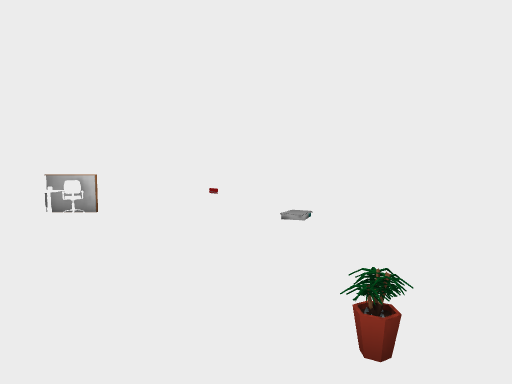
View 1 (above)

17 first-person views from a walk through a scene from a Unity 3-D project. The camera is 1.5 m above the floor, tilts 4° down and sees 75° across. The floor is counted in squares, 1 m on a side. Each view is taken from the middle of a square. On the plan, view 1 faces up. The plan holds only what a view shows up to about 15 squares ahead; the rest is blank.

View 2
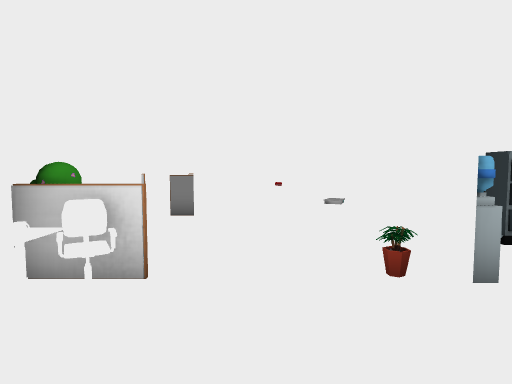

View 3
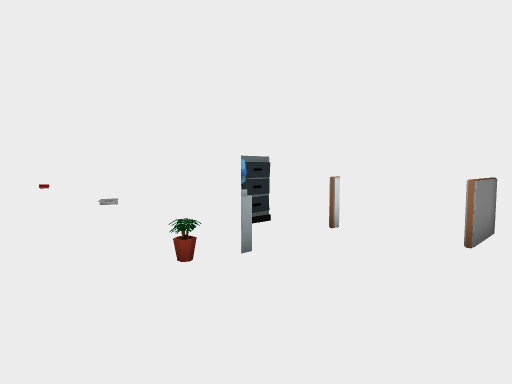

View 4
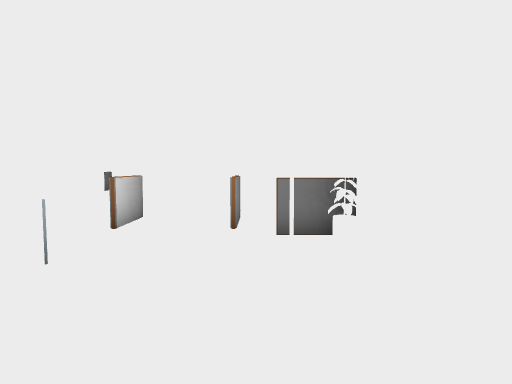

View 5
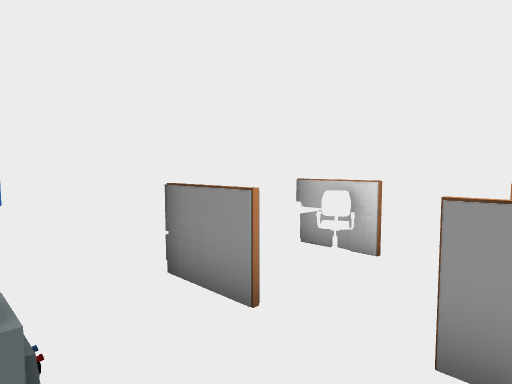

View 6
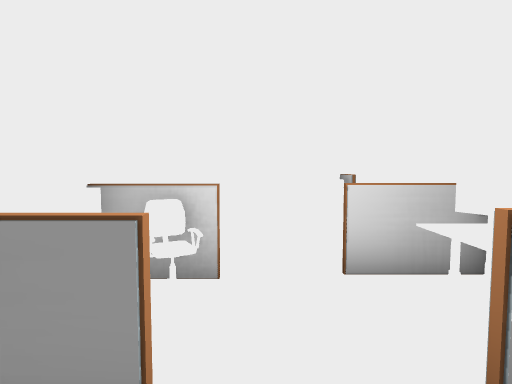

View 7
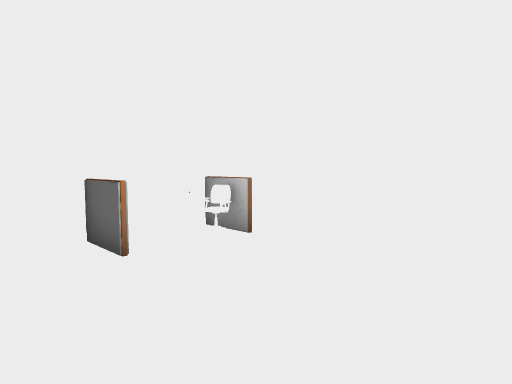

View 8
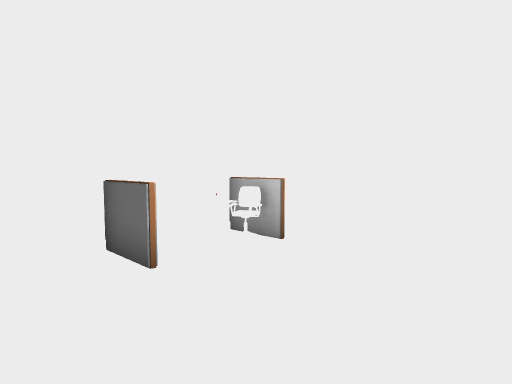

View 9
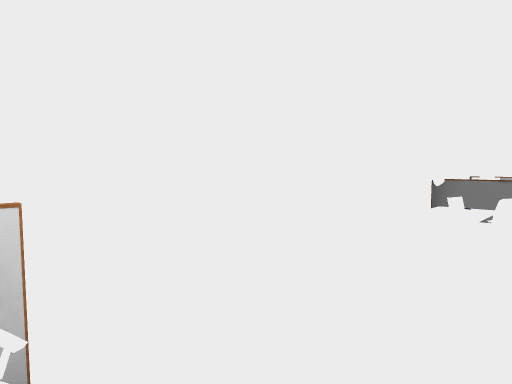

View 10
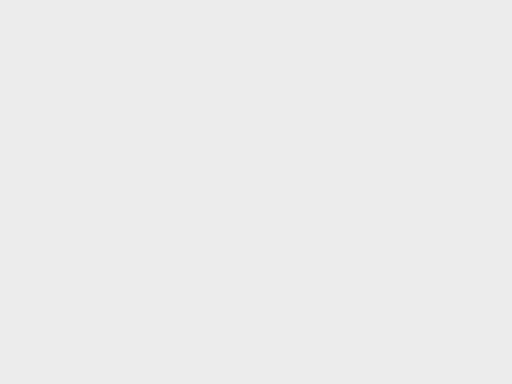

View 11
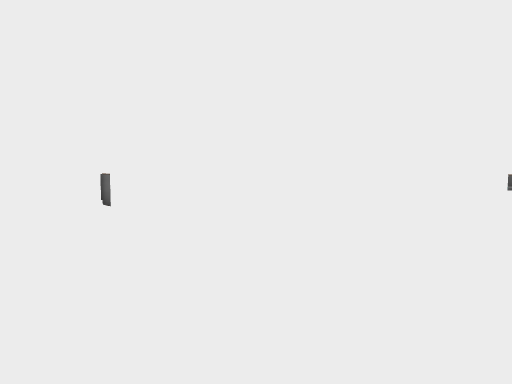

View 12
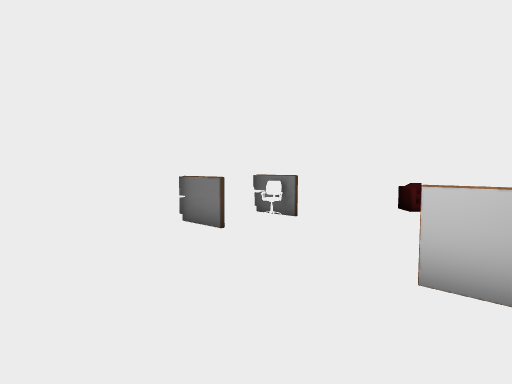

View 13
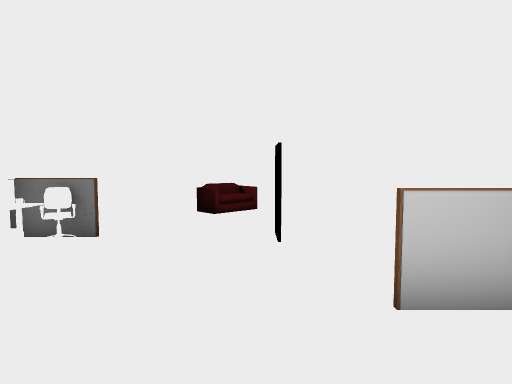

View 14
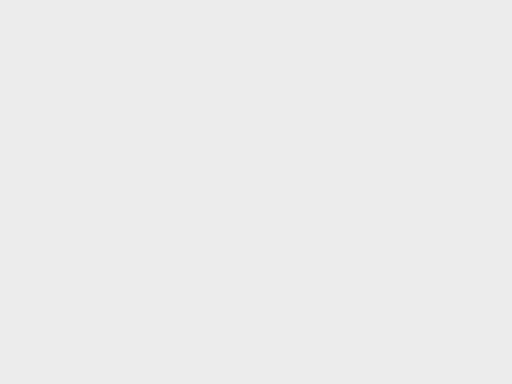

View 15
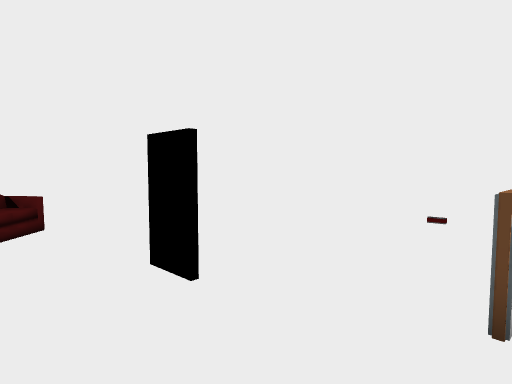

View 16
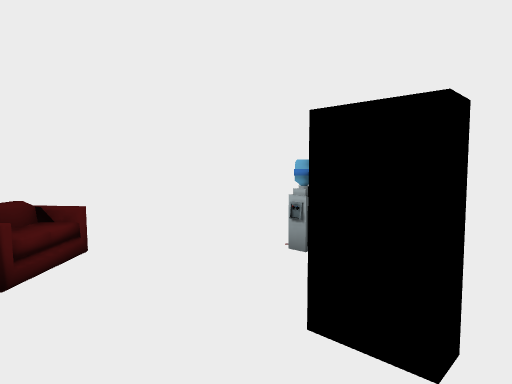

View 17
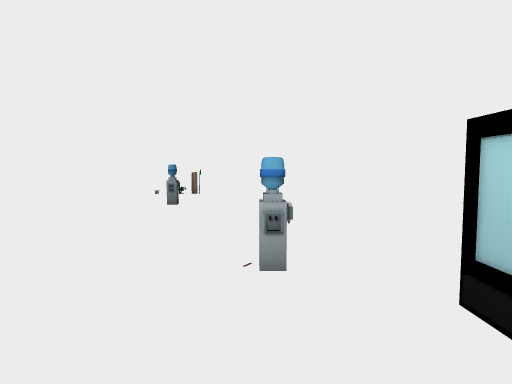

### Floor plan
Points are (right, up) in squares from view 1. A wall is a line through its corners. A room is listed if a view was taken in it or the views show most of it. See-through windows are left out.
Room 1 (views 1, 2, 3, 4, 5, 6, 7, 8, 9, 10, 11, 12, 13, 14)
walls: (-1.7, 11.6) (-3.7, 11.6); (2.5, 5.4) (1.9, 5.4); (4.4, 6.6) (4.4, 7.5); (-1.8, 5.4) (-2.4, 5.4); (-2.3, 5.6) (-1.6, 5.6) (-1.6, 9.6); (-3.1, 11.8) (-1.6, 11.8); (-0.6, 14.6) (0.5, 14.6); (7.4, 9.5) (7.4, 10.6); (-4.4, 4.5) (-4.4, 3.4); (7.2, 5.4) (6.6, 5.4) (6.6, 5.6) (7.2, 5.6); (-3.5, 14.6) (-2.3, 14.6); (-3.8, 14.4) (-5, 14.4) (-5, 14.8); (7.4, 12.5) (7.4, 13.6); (4.4, 15.5) (4.4, 17.2); (7.4, 4.6) (7.4, 7.6); (1.4, 17.6) (1.4, 18.5); (4.6, 17.4) (4.6, 15.5); (8.4, 14.6) (9.6, 14.6); (-7.4, 13.5) (-7.4, 12.4); (6.5, 17.4) (2.4, 17.4); (6.6, -0.5) (5.5, -0.5); (-4.7, 18.5) (-4.7, 19.5); (11.6, 12.6) (12.5, 12.6); (-7.4, 16.5) (-7.4, 15.4); (4.4, -2.5) (4.4, -1.5); (9.6, 17.4) (8.5, 17.4); (1.4, -3.3) (1.4, -2.5); (2.4, -3.4) (3.2, -3.4); (7.4, -2.5) (7.4, -1.5); (-7.4, 19.5) (-7.4, 18.4); (12.6, 17.4) (11.5, 17.4); (16.4, 14.6) (16.4, 16.4)
ways out: opening at (8.5, 3.5) to room 2; opening at (14, 13) to room 2
objects: other object (-8, 8) to (-8, 9); other object (-8, 11) to (-8, 12); other object (-8, 14) to (-8, 15); other object (-8, 17) to (-8, 18); other object (-7, 7); other object (-7, 8); other object (-7, 9) to (-6, 9); other object (-7, 10); other object (-7, 11); other object (-7, 20); other object (-6, 6) to (-6, 7); other object (-6, 10); other object (-6, 11); other object (-6, 19); other object (-6, 20); other object (-5, 2) to (-5, 3); other object (-5, 5); other object (-5, 6) to (-4, 6); other object (-5, 20); other object (-5, 21) to (-4, 21); other object (-4, 0) to (-3, 0); other object (-4, 2); other object (-4, 3); other object (-4, 13); other object (-4, 20); other object (-3, 2); other object (-3, 9); other object (-3, 10); other object (-3, 11) to (-2, 11); other object (-3, 13); other object (-3, 14); other object (-3, 20); other object (-2, 10); other object (-2, 14); other object (-2, 19); other object (-2, 20); other object (-2, 21) to (-1, 21); other object (-1, -3) to (0, -3); other object (-1, 5); other object (-1, 6); other object (-1, 8) to (-1, 9); other object (-1, 11) to (-1, 12); other object (-1, 14); other object (-1, 20); other object (0, 5) to (1, 5); other object (0, 19); other object (0, 20); other object (1, -4) to (2, -4); other object (1, 2) to (1, 3); other object (1, 6); other object (1, 14); other object (1, 19) to (1, 20); other object (2, 3); other object (2, 18); other object (4, -4) to (5, -4); other object (4, -3); other object (4, 5) to (5, 5); other object (4, 6); other object (4, 8) to (4, 9); other object (4, 11) to (5, 12); other object (4, 14) to (4, 15); other object (4, 18) to (5, 18); other object (6, 0); other object (6, 1); other object (6, 2) to (7, 2); other object (6, 3); other object (7, -1); other object (7, 0); other object (7, 1); other object (7, 3); other object (7, 18) to (8, 18); other object (8, -1) to (8, 0); other object (8, 2); other object (8, 8) to (8, 9); other object (8, 11) to (8, 12); other object (8, 14); other object (10, 14); other object (10, 18) to (11, 18); other object (13, 18) to (14, 18)
Room 2 (views 15, 16, 17)
walls: (12.5, 9.5) (13.5, 9.5); (10.6, 7.5) (10.6, 6.4); (17.4, 5.6) (18.2, 5.6); (18.4, 8.8) (19.4, 8.8) (19.4, 9.6); (17.5, 11.8) (19.4, 11.8) (19.4, 12.6); (9.5, 5.4) (8.7, 5.4); (14.2, 2.6) (16.4, 2.6); (11.5, 2.6) (12.6, 2.6); (7.8, 4.6) (7.4, 4.6); (8.5, 2.6) (9.6, 2.6)
ways out: opening at (8.5, 3.5) to room 1; opening at (14, 13) to room 1
objects: other object (8, 6); other object (10, 2) to (11, 2); other object (10, 6); other object (10, 8) to (10, 9); other object (10, 11) to (10, 12); other object (11, 6); other object (11, 10); other object (11, 11); other object (11, 12); other object (12, 10) to (12, 11); other object (13, 2) to (14, 2); other object (13, 8) to (13, 9); other object (14, 3); other object (17, 5); other object (17, 15); other object (18, 7); other object (18, 9); other object (18, 13) to (19, 13); other object (18, 14); other object (19, 6); other object (19, 7); other object (19, 10); other object (19, 11); other object (20, 8) to (20, 9); other object (20, 11) to (20, 12)

Where each view was taken, in squares from view 1:
view 1: 0 up, 0 right, facing up
view 2: 2 down, 1 left, facing up
view 3: 2 down, 2 left, facing up-right
view 4: 1 down, 3 left, facing right
view 5: 6 up, 3 left, facing up-left
view 6: 7 up, 5 left, facing up
view 7: 13 up, 7 left, facing up-right
view 8: 14 up, 7 left, facing up-right
view 9: 19 up, 4 left, facing down-right
view 10: 17 up, 0 right, facing down-right
view 11: 17 up, 5 right, facing down-right
view 12: 17 up, 11 right, facing down-right
view 13: 16 up, 14 right, facing down
view 14: 16 up, 15 right, facing left
view 15: 13 up, 16 right, facing down-left
view 16: 10 up, 16 right, facing down-left
view 17: 6 up, 16 right, facing left
